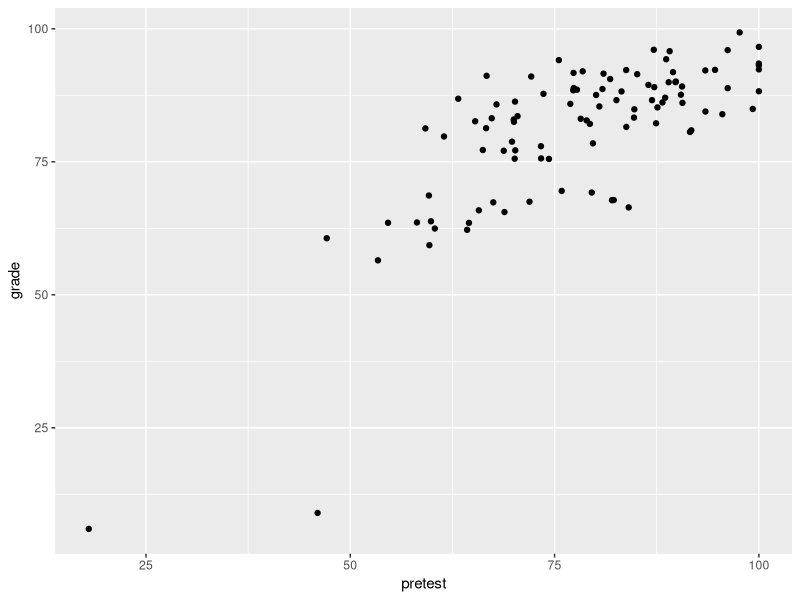
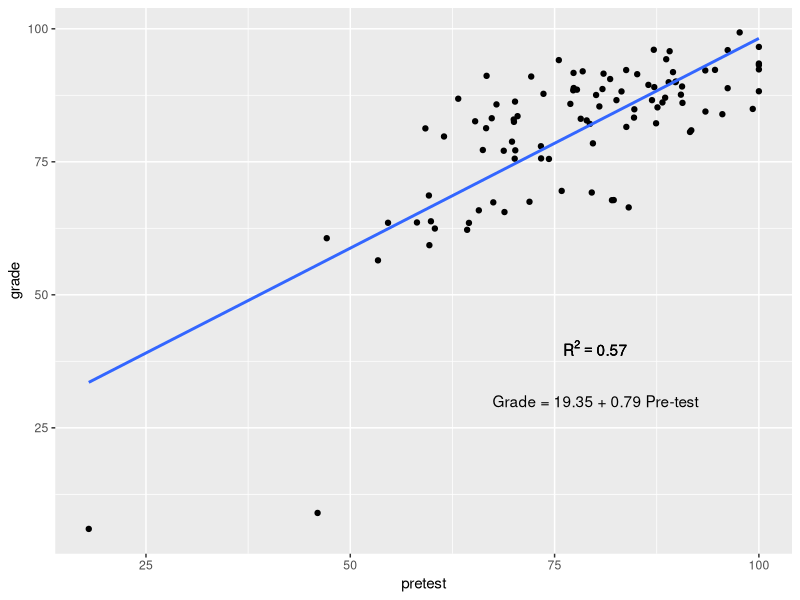
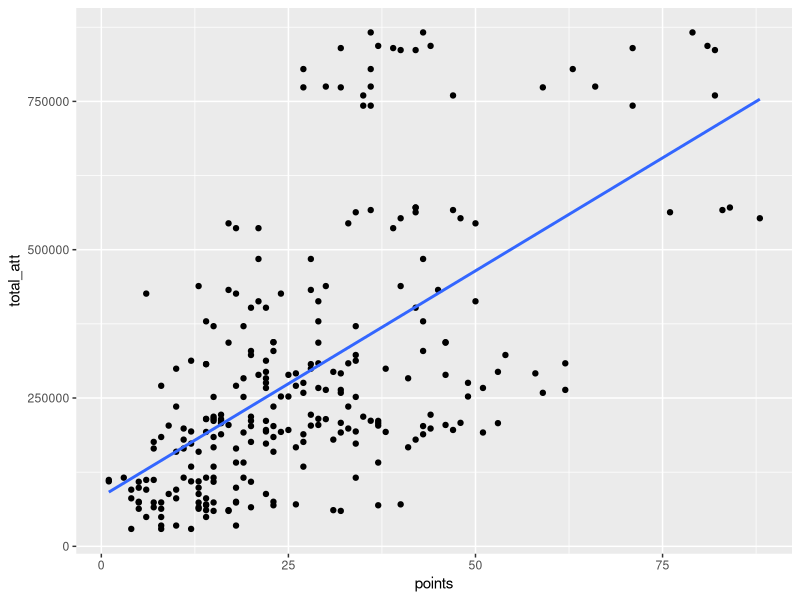
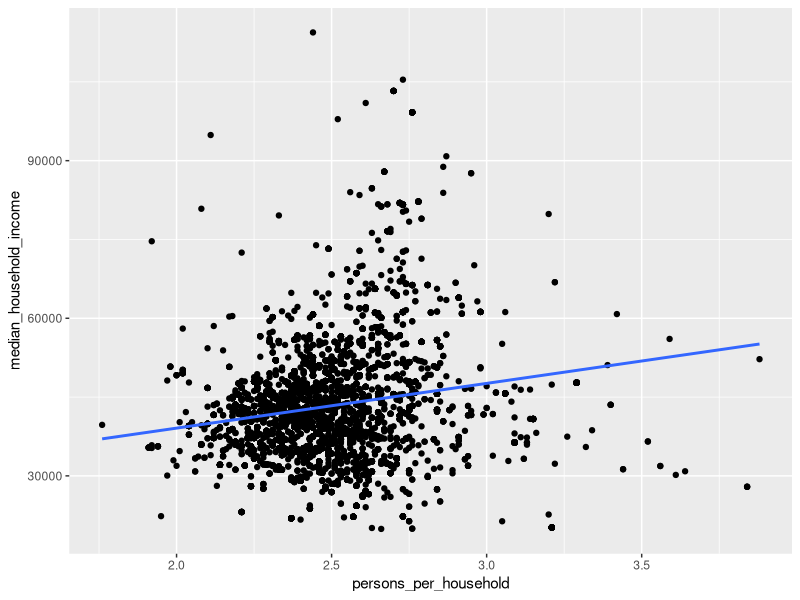

Generate these figures, in order, with R:
###-----------------------------------------------------------------###
###-----------------------------------------------------------------###
###-----------------------------------------------------------------###
### INTRODUCTION TO REGRESSION: STUDENT CODE
### This code goes with the lesson that introduces students to
### regression. 
###
### The first half of the code helps you follow along with the 
### examples presented in class.
###
### The second half of the code prepares you for the in-class activity
###-----------------------------------------------------------------###
###-----------------------------------------------------------------###
###-----------------------------------------------------------------###

###---Install libraries if you don't have them
# install.packages("tidyverse"); install.packages("skimr")


###---Load libraries
library(tidyverse)
library(skimr)


###-----------------------------------------------------------------###
### In-class examples
###-----------------------------------------------------------------###

# read in data
grades <- read_csv("grades_2018.csv")

# check data
head(grades) # look at first 5 rows
sample_n(grades, 5) # look at random 5 rows
skim(grades)

###---Scatterplot
ggplot(grades) + 
  geom_point(aes(pretest, grade))

###---Correlation
cor(grades$pretest, grades$grade)

###---Regression line
summary(lm(grade ~ pretest, grades))


###---ALL THREE AT ONCE
r <- round(cor(grades$pretest, grades$grade)^2, 2)
r2_text = bquote(R^2 == .(r))
lin_mod <- lm(grade ~ pretest, grades)
b0 <- coef(lin_mod)[1]
b1 <- coef(lin_mod)[2]
ggplot(grades) + 
  geom_point(aes(pretest, grade)) + 
  geom_smooth(aes(pretest, grade), 
              method = "lm", 
              se = FALSE) + 
  annotate("text", 
           x = 80, y = 40, 
           label = r2_text) +
  annotate("text", 
           x = 80, y = 30, 
           label = paste("Grade =", 
                         round(b0, 2), "+", 
                         round(b1, 2), "Pre-test"))




###-----------------------------------------------------------------###
### Activity: Football
###-----------------------------------------------------------------###

# read in data
fb <- read_csv("football.csv") %>%
  filter(league == "Eredivisie") %>% # get Dutch teams
  select(season, # select relevant columns
         team, 
         avg_att,
         total_att, 
         finish, 
         points, 
         goals_for, 
         goals_against, 
         goal_diff)

# check the data
skimr::skim(fb)
sample_n(fb, 10)


###--------------
###---Question 1: Interpret the following to describe the relationship between 
###               points scored in a season and total attendance

# Plot the data with a regression line
ggplot(fb) + 
  geom_point(aes(points, total_att)) + 
  geom_smooth(aes(points, total_att), 
              method = "lm", se = FALSE)

# Correlation
R <- cor(fb$points, fb$total_att)
R; R^2

# Regression
summary(lm(total_att ~ points, fb))


###--------------
###---Question 2: Examine the relationship between total attendance and goals scored.
## YOUR CODE HERE


###--------------
###---Question 3: Examine the relationship between total attendance and goal differential.
## YOUR CODE HERE





###-----------------------------------------------------------------###
### Activity: Poverty & Education
###-----------------------------------------------------------------###


# read in data
dat <- read_csv("municipalities.csv") %>%
  select(fed_spending, # select the relevant columns
         hs_grad, 
         persons_per_household, 
         poverty, 
         median_household_income)

# quick check of the data
skimr::skim(dat)
sample_n(dat, 10)




###--------------
###---Question 1: Examine the relationship between average persons per household
###               and median household income.

# Plot the data with a regression line
ggplot(dat) + 
  geom_point(aes(persons_per_household, median_household_income)) + 
  geom_smooth(aes(persons_per_household, median_household_income), 
              method = "lm", se = FALSE)

# Correlation
R <- cor(dat$median_household_income, dat$persons_per_household)
R; R^2

# Regression
summary(lm(median_household_income ~ persons_per_household, dat))




###--------------
###---Question 2: Examine the relationship between poverty and secondary school graduation.
## YOUR CODE HERE



###--------------
###---Question 3: Examine the relationship between median income and secondary school graduation.
## YOUR CODE HERE